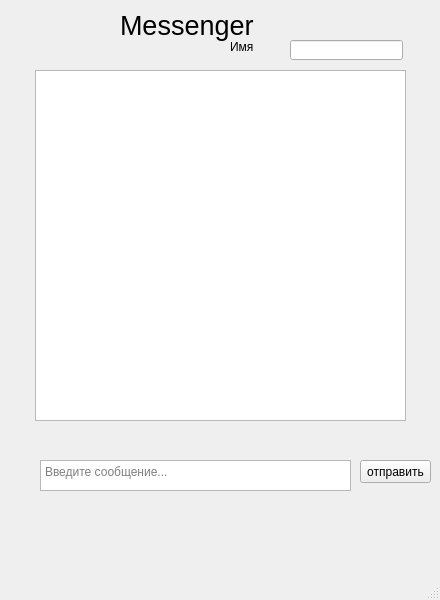
<?xml version="1.0" encoding="UTF-8"?>
<ui version="4.0">
 <class>MainWindow</class>
 <widget class="QMainWindow" name="MainWindow">
  <property name="geometry">
   <rect>
    <x>0</x>
    <y>0</y>
    <width>440</width>
    <height>600</height>
   </rect>
  </property>
  <property name="windowTitle">
   <string>MainWindow</string>
  </property>
  <widget class="QWidget" name="centralwidget">
   <widget class="QLabel" name="label">
    <property name="geometry">
     <rect>
      <x>120</x>
      <y>10</y>
      <width>151</width>
      <height>31</height>
     </rect>
    </property>
    <property name="font">
     <font>
      <pointsize>20</pointsize>
     </font>
    </property>
    <property name="text">
     <string>Messenger</string>
    </property>
   </widget>
   <widget class="QTextBrowser" name="messageBrowser">
    <property name="geometry">
     <rect>
      <x>35</x>
      <y>70</y>
      <width>371</width>
      <height>351</height>
     </rect>
    </property>
   </widget>
   <widget class="QTextEdit" name="textinput">
    <property name="geometry">
     <rect>
      <x>40</x>
      <y>460</y>
      <width>311</width>
      <height>31</height>
     </rect>
    </property>
    <property name="placeholderText">
     <string>Введите сообщение...</string>
    </property>
   </widget>
   <widget class="QPushButton" name="sendButton">
    <property name="geometry">
     <rect>
      <x>360</x>
      <y>460</y>
      <width>71</width>
      <height>23</height>
     </rect>
    </property>
    <property name="text">
     <string>отправить</string>
    </property>
   </widget>
   <widget class="QLineEdit" name="nameinput">
    <property name="geometry">
     <rect>
      <x>290</x>
      <y>40</y>
      <width>113</width>
      <height>20</height>
     </rect>
    </property>
   </widget>
   <widget class="QLabel" name="label_2">
    <property name="geometry">
     <rect>
      <x>230</x>
      <y>40</y>
      <width>47</width>
      <height>13</height>
     </rect>
    </property>
    <property name="text">
     <string>Имя</string>
    </property>
   </widget>
  </widget>
  <widget class="QStatusBar" name="statusbar"/>
 </widget>
 <resources/>
 <connections/>
</ui>
